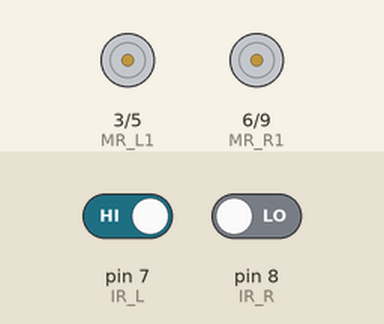
Bench run of a sketch on a simulated Arduino Uno, built with avr-gcc and run on an emulated ATmega328P. Shown: motor-driver pin pairs drawn as motors (green arrow = first pin HIGH = forward, orange = second pin HIGH = backward, longer = more drive). The inputs (shaded band) are chosen by the test bench; at power-on: pin 7 (IR_L) HIGH, pin 8 (IR_R) LOW.

Above: at 1.2 s.
1.3 s: pin 7 (IR_L) driven LOW
At 2.5 s:
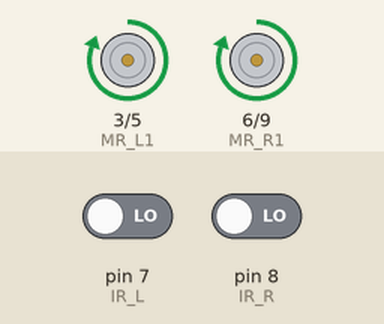
Timing chart, 0 to 4.3 s (numbered marks = the images above; inputs shaded):
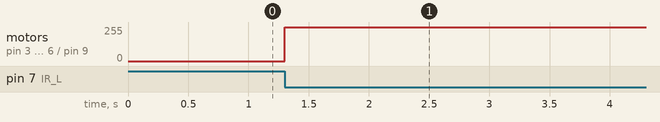

The sketch:

CAR.ino
```cpp
int IR_L = 7, IR_R = 8, MR_L1 = 3, MR_L2 = 5, MR_R1 = 6, MR_R2 = 9;
void IR_read()
{
  int a, b;
  a = digitalRead(IR_L); //left
  b = digitalRead(IR_R); //right
  if (a == 0 && b == 0)
  {
    motor_straight_run();
  }
  else if (a == 1 && b == 0)
  {
//  motor_correct_write
  }
}

void motor_straight_run()
{
  digitalWrite(MR_L1, 1);
  digitalWrite(MR_L2, 0);
  digitalWrite(MR_R1, 1);
  digitalWrite(MR_R2, 0);

}

void setup() {
  // put your setup code here, to run once:
  pinMode(IR_L, INPUT); //IR
  pinMode(IR_R, INPUT); //IR
  pinMode(MR_R2, OUTPUT); //motor
  pinMode(MR_R1, OUTPUT); //motor
  pinMode(MR_L1, OUTPUT); //motor
  pinMode(MR_L2, OUTPUT); //motor

}


void loop() {
  IR_read();

}
```

Measured:
- after the input at 1.3 s, motor on pin 3 (MR_L1) / pin 5 (MR_L2), motor on pin 6 (MR_R1) / pin 9 (MR_R2): stopped → forward 255/255 at once
